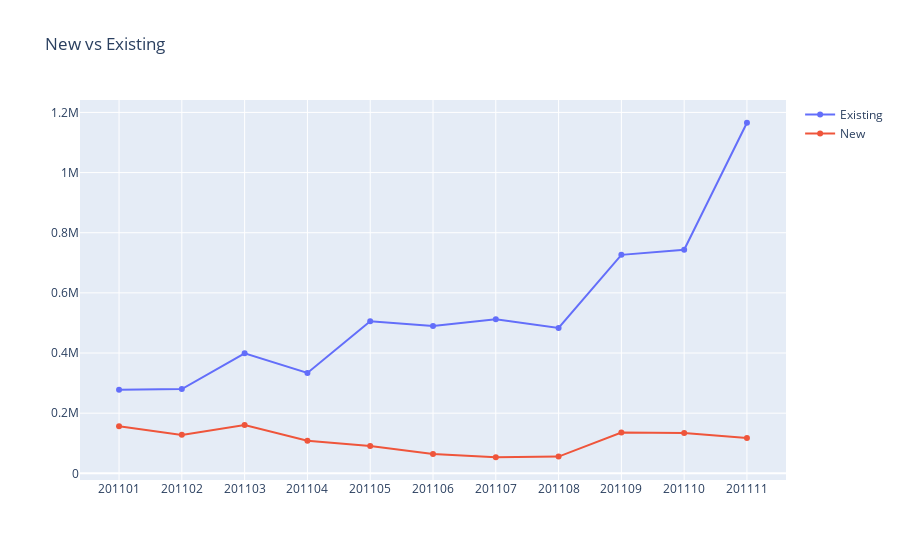

Notebook code for this chart:
### Code cell
plot_data = [
    go.Scatter(
        x=tx_user_type_revenue.query("UserType == 'Existing'")['InvoiceYearMonth'],
        y=tx_user_type_revenue.query("UserType == 'Existing'")['Revenue'],
        name = 'Existing'
    ),
    go.Scatter(
        x=tx_user_type_revenue.query("UserType == 'New'")['InvoiceYearMonth'],
        y=tx_user_type_revenue.query("UserType == 'New'")['Revenue'],
        name = 'New'
    )
]

plot_layout = go.Layout(
        xaxis={"type": "category"},
        title='New vs Existing'
    )
fig = go.Figure(data=plot_data, layout=plot_layout)
cf.iplot(fig)

### Figure 1 — Plotly figure (JSON) as saved in the notebook; plotly's stock layout.template omitted (floating-point values rounded to 4 significant figures)
{"data": [{"name": "Existing", "type": "scatter", "x": [201101, 201102, 201103, 201104, 201105, 201106, 201107, 201108, 201109, 201110, 201111], "y": [277600.0, 280400.0, 399100.0, 333700.0, 505600.0, 490000.0, 512000.0, 483500.0, 726400.0, 743500.0, 1166000.0]}, {"name": "New", "type": "scatter", "x": [201101, 201102, 201103, 201104, 201105, 201106, 201107, 201108, 201109, 201110, 201111], "y": [156700.0, 127900.0, 160600.0, 108500.0, 90850.0, 64480.0, 53450.0, 55620.0, 135700.0, 133900.0, 117200.0]}], "layout": {"title": {"text": "New vs Existing"}, "xaxis": {"type": "category"}}}
